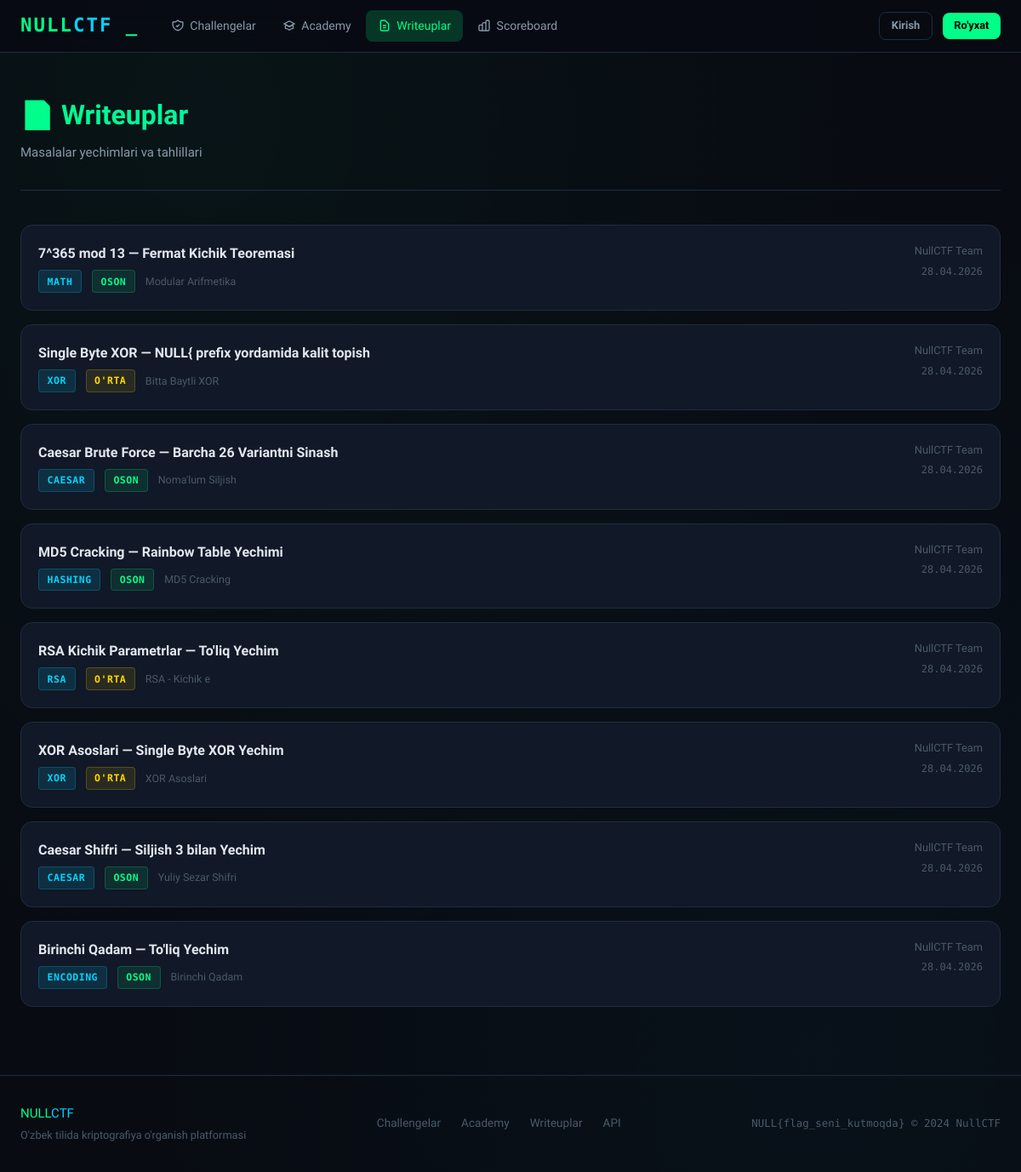
The app's page /writeups with its own data.
### backend/models/database.py (models this page shows, shortened)
class Writeup(db.Model):
    __tablename__ = 'writeups'
    id           = db.Column(db.Integer, primary_key=True)
    challenge_id = db.Column(db.Integer, db.ForeignKey('challenges.id'), nullable=False)
    title        = db.Column(db.String(200), nullable=False)
    content      = db.Column(db.Text, nullable=False)  # Markdown
    author       = db.Column(db.String(100), default='Admin')
    is_active    = db.Column(db.Boolean, default=True)
    created_at   = db.Column(db.DateTime, default=datetime.utcnow)

class Challenge(db.Model):
    __tablename__ = 'challenges'
    id          = db.Column(db.Integer, primary_key=True)
    title       = db.Column(db.String(200), nullable=False)
    description = db.Column(db.Text, nullable=False)
    category    = db.Column(db.String(50), nullable=False)   # RSA, XOR, AES, ...
    difficulty  = db.Column(db.String(20), nullable=False)   # oson, o'rta, qiyin
    points      = db.Column(db.Integer, default=100)
    flag        = db.Column(db.String(300), nullable=False)  # NULL{...}
    hint        = db.Column(db.Text)
    attachment  = db.Column(db.String(300))                  # fayl yo'li (ixtiyoriy)
    is_active   = db.Column(db.Boolean, default=True)
    created_at  = db.Column(db.DateTime, default=datetime.utcnow)
    submissions = db.relationship('Submission', backref='challenge', lazy='dynamic')
    writeups    = db.relationship('Writeup', backref='challenge', lazy='dynamic')

### backend/routes/writeups.py (the view)
@writeups_bp.route('/writeups')
def index():
    writeups = (Writeup.query
                .filter_by(is_active=True)
                .order_by(Writeup.created_at.desc())
                .all())
    return render_template('writeups/index.html', writeups=writeups)

### frontend/templates/writeups/index.html (shortened to what this page needs)
{% extends 'base.html' %}
{% block content %}
<div class="container">
  <div class="page-header">
    <h1 class="page-title">📄 Writeuplar</h1>
    <p class="page-subtitle">Masalalar yechimlari va tahlillari</p>
  </div>
  <div style="display:flex; flex-direction:column; gap:1rem;">
    {% for wu in writeups %}
    <a href="{{ url_for('writeups.detail', writeup_id=wu.id) }}"
       style="display:flex; gap:1.5rem; align-items:flex-start;
              padding:1.25rem; background:var(--bg-card);
              border:1px solid var(--border); border-radius:var(--radius-lg);
              color:inherit; text-decoration:none; transition:all .2s;"
       onmouseover="this.style.borderColor='var(--cyan)'"
       onmouseout="this.style.borderColor='var(--border)'">
      <div style="flex:1; min-width:0;">
        <h3 style="font-size:1rem; font-weight:700; margin-bottom:.4rem;">{{ wu.title }}</h3>
        <div style="display:flex; gap:.75rem; flex-wrap:wrap; align-items:center;">
          <span class="badge badge-category">{{ wu.challenge.category }}</span>
          {% if wu.challenge.difficulty == 'oson' %}
            <span class="badge badge-easy">Oson</span>
          {% elif wu.challenge.difficulty == "o'rta" %}
            <span class="badge badge-medium">O'rta</span>
          {% else %}
            <span class="badge badge-hard">Qiyin</span>
          {% endif %}
          <span style="font-size:.78rem; color:var(--text-muted);">{{ wu.challenge.title }}</span>
        </div>
      </div>
      <div style="text-align:right; flex-shrink:0;">
        <div style="font-size:.8rem; color:var(--text-muted);">{{ wu.author }}</div>
        <div style="font-size:.75rem; color:var(--text-muted); font-family:var(--mono); margin-top:.25rem;">
          {{ wu.created_at.strftime('%d.%m.%Y') }}
        </div>
      </div>
    </a>
    {% else %}
    <div style="text-align:center; color:var(--text-muted); padding:3rem;">
      Hali writeup yo'q.
    </div>
    {% endfor %}
  </div>
</div>
{% endblock %}

### frontend/static/css/main.css (style rules this page uses)
:root { --bg-base: #080b12; --bg-surface: #0d1117; --bg-card: #111827; --bg-hover: #1a2236; --border: #1e2d40; --border-bright: #2a3f5a; --green: #00ff88; --green-dim: #00cc6a; --green-glow: rgba(0,255,136,.18); --cyan: #00d4ff; --cyan-dim: #00a8cc; --purple: #b060ff; --red: #ff4455; --yellow: #ffd700; --orange: #ff8c00; --text-primary: #e2e8f0; --text-secondary: #8899aa; --text-muted: #4a5a6a; --mono: 'Share Tech Mono', monospace; --sans: 'Exo 2', sans-serif; --radius: 8px; --radius-lg: 14px; --shadow: 0 4px 24px rgba(0,0,0,.6); --glow-green: 0 0 20px var(--green-glow); }
*, *::before, *::after { box-sizing: border-box; margin: 0; padding: 0; }
html { scroll-behavior: smooth; }
body { background: var(--bg-base); color: var(--text-primary); font-family: var(--sans); font-size: 15px; line-height: 1.6; min-height: 100vh; background-image: radial-gradient(ellipse at 20% 10%, rgba(0,255,136,.04) 0%, transparent 60%), radial-gradient(ellipse at 80% 90%, rgba(0,212,255,.03) 0%, transparent 60%); }
a { color: var(--cyan); text-decoration: none; }
.container { max-width: 1280px; margin: 0 auto; padding: 0 1.5rem; }
.page-header { padding: 3rem 0 2rem; border-bottom: 1px solid var(--border); margin-bottom: 2.5rem; }
.page-title { font-size: 2rem; font-weight: 900; background: linear-gradient(135deg, var(--green) 0%, var(--cyan) 100%); -webkit-background-clip: text; -webkit-text-fill-color: transparent; background-clip: text; }
.page-subtitle { color: var(--text-secondary); margin-top: .4rem; }
.badge { display: inline-block; padding: .2rem .6rem; border-radius: 4px; font-size: .72rem; font-weight: 600; font-family: var(--mono); text-transform: uppercase; letter-spacing: .5px; }
.badge-category { background: rgba(0,212,255,.12); color: var(--cyan); border: 1px solid rgba(0,212,255,.2); }
.badge-easy { background: rgba(0,255,136,.1); color: var(--green); border: 1px solid rgba(0,255,136,.2); }
.badge-medium { background: rgba(255,215,0,.1); color: var(--yellow); border: 1px solid rgba(255,215,0,.2); }

### records on screen
Writeup: title "7^365 mod 13 — Fermat Kichik Teoremasi", challenge.category "MATH", shows "OSON", challenge "Modular Arifmetika", author "NullCTF Team", created_at "28.04.2026"
Writeup: title "Single Byte XOR — NULL{ prefix yordamida kalit topish", challenge.category "XOR", shows "O'RTA", challenge "Bitta Baytli XOR", author "NullCTF Team", created_at "28.04.2026"
Writeup: title "Caesar Brute Force — Barcha 26 Variantni Sinash", challenge.category "CAESAR", shows "OSON", challenge "Noma'lum Siljish", author "NullCTF Team", created_at "28.04.2026"
Writeup: title "MD5 Cracking — Rainbow Table Yechimi", challenge.category "HASHING", shows "OSON", challenge "MD5 Cracking", author "NullCTF Team", created_at "28.04.2026"
Writeup: title "RSA Kichik Parametrlar — To'liq Yechim", challenge.category "RSA", shows "O'RTA", challenge "RSA - Kichik e", author "NullCTF Team", created_at "28.04.2026"
Writeup: title "XOR Asoslari — Single Byte XOR Yechim", challenge.category "XOR", shows "O'RTA", challenge "XOR Asoslari", author "NullCTF Team", created_at "28.04.2026"
Writeup: title "Caesar Shifri — Siljish 3 bilan Yechim", challenge.category "CAESAR", shows "OSON", challenge "Yuliy Sezar Shifri", author "NullCTF Team", created_at "28.04.2026"
Writeup: title "Birinchi Qadam — To'liq Yechim", challenge.category "ENCODING", shows "OSON", challenge "Birinchi Qadam", author "NullCTF Team", created_at "28.04.2026"
